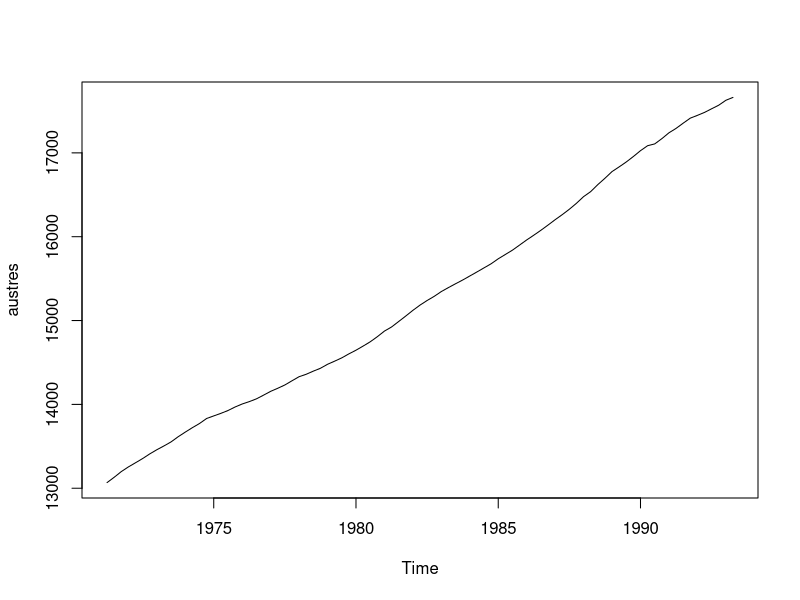
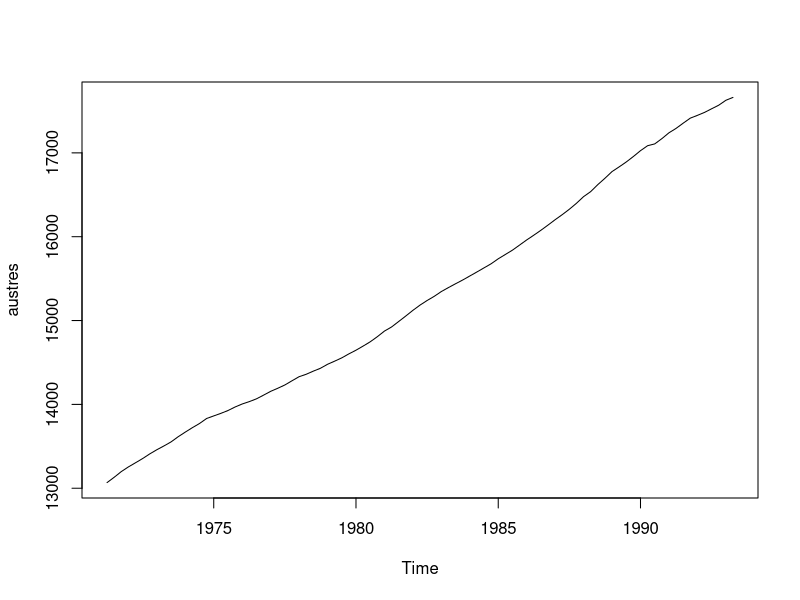
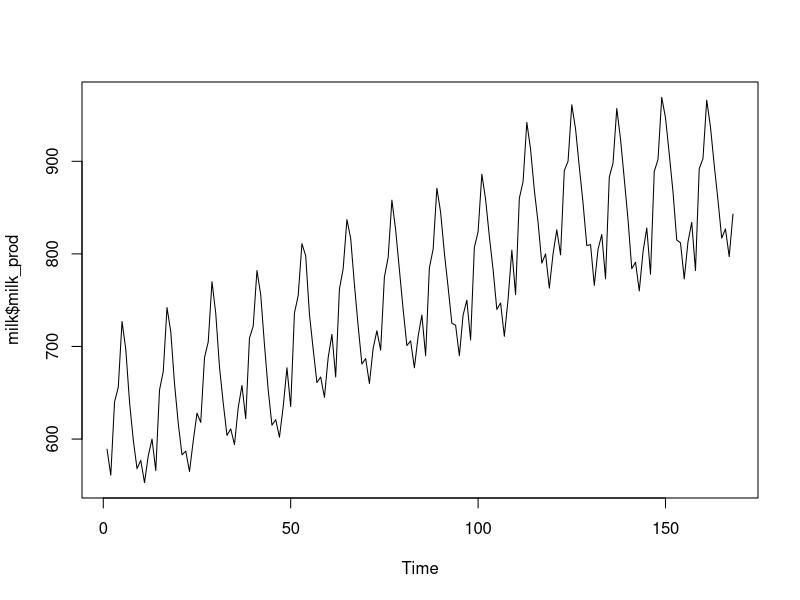
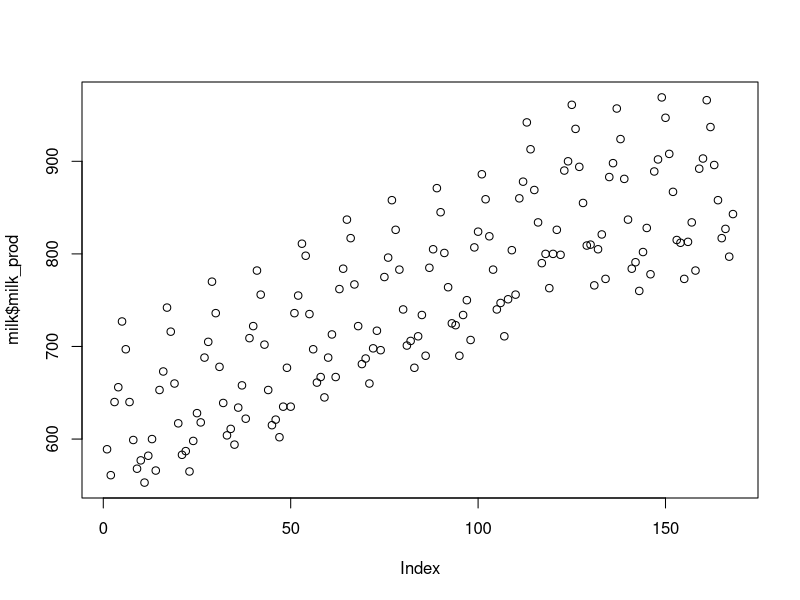
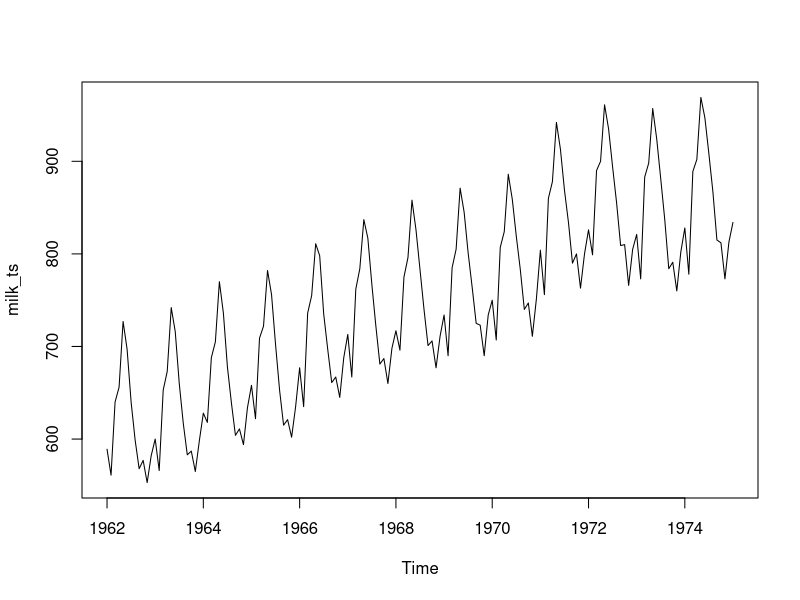
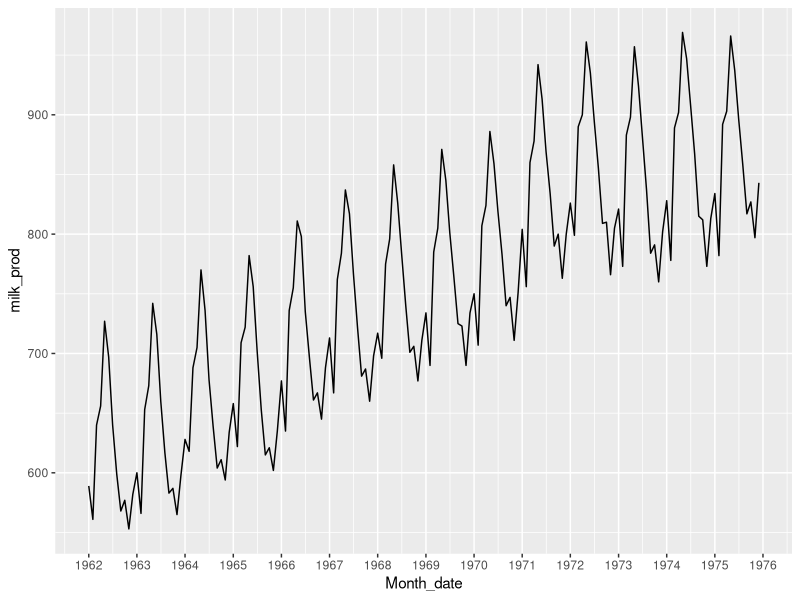
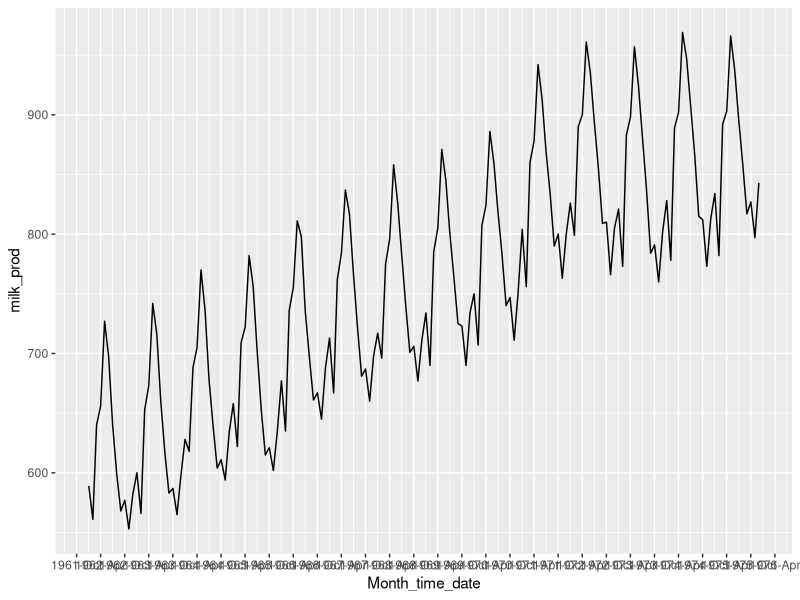
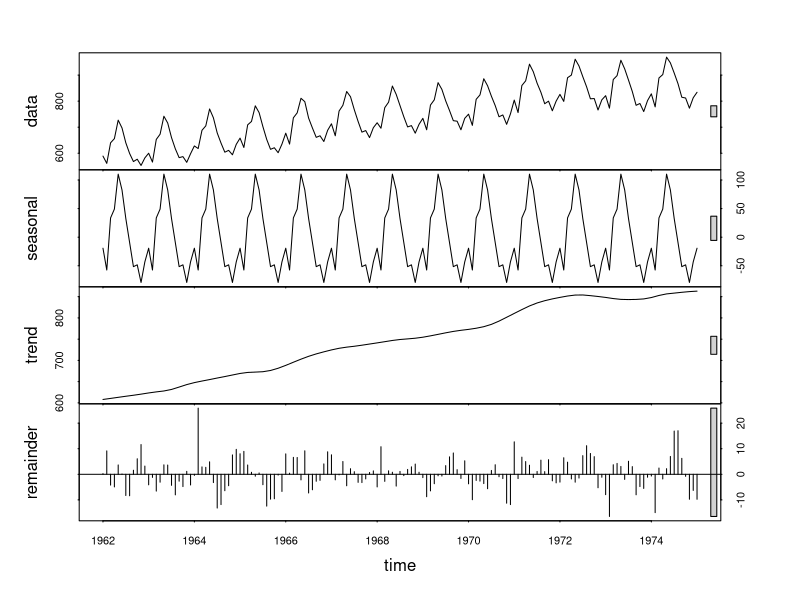

Source code (R) for these figures, in order:
# Time series tutorial script

# Set working directory ----
setwd(dirname(rstudioapi::getActiveDocumentContext()$path))

# Packages ----
library(ggplot2)
library(dplyr)
library(lubridate)
library(scales)
library(forecast)

# Load data ----
# Quarterly time series, `ts` class
austres <- datasets::austres

# Monthly time series, `dataframe` class
milk <- read.csv("monthly_milk.csv", stringsAsFactors = FALSE)
colnames(milk)[colnames(milk) == 'Monthly.milk.production..pounds.per.cow..Jan.62...Dec.75'] <- 'milk_prod'
milk$Month <- paste(milk$Month,"-01", sep = "")
milk$Month_time <- paste(milk$Month, "12:20:30")

# Exploring data types ----
# austres
austres
typeof(austres)
class(austres)
# Plot
plot.ts(austres)
plot(austres)

# milk
milk$Month
class(milk)
typeof(milk$Month)
class(milk$Month)
head(milk)
# Plot
plot.ts(milk$milk_prod)
plot(milk$milk_prod)

# Coercing a data frame to `ts` class ----
milk_ts <- ts(milk$milk_prod, start = 1962, end = 1975, freq = 12)  # Specify start and end year, freq (monthly = 12)
class(milk_ts)
plot.ts(milk_ts)
milk_ts

# and back to a data frame
milk_df <- data.frame(milk_ts = c(milk_ts), time = c(time(milk_ts)))
milk_df

# Changing a factor to a date / time ----
milk$Month_date <- as.Date(milk$Month)

class(milk$Month_date)
milk$Month_date

milk$Month_time_date <- as.POSIXct(milk$Month_time, format = "%Y-%m-%d %H:%M:%S")

class(milk$Month_time_date)
typeof(milk$Month_time_date)
milk$Month_time_date

# Plotting with ggplot2 ----
# With `Date` class
ggplot(milk, aes(x = Month_date, y = milk_prod)) + 
  geom_line() + 
  scale_x_date(date_labels = "%Y", date_breaks = "1 year")  # Specify the label and breaks for x axis, takes `Date` class only

# With `POSIXct POSIXt` double class
ggplot(milk, aes(x = Month_time_date, y = milk_prod)) + 
  geom_line() + 
  scale_x_datetime(labels = date_format("%Y-%b"), date_breaks = "6 month")  # Specify the label and breaks for x axis, takes `Date` class only

# Decomposition ----
milk_stl <- stl(milk_ts, s.window="period")
plot(milk_stl)
monthplot(milk_ts)
seasonplot(milk_ts)

# Forecasting ----
milk_fc_ets <- ets(milk_ts)
milk_fc_ets

milk_fc_arima <- auto.arima(milk_ts)
milk_fc_arima
